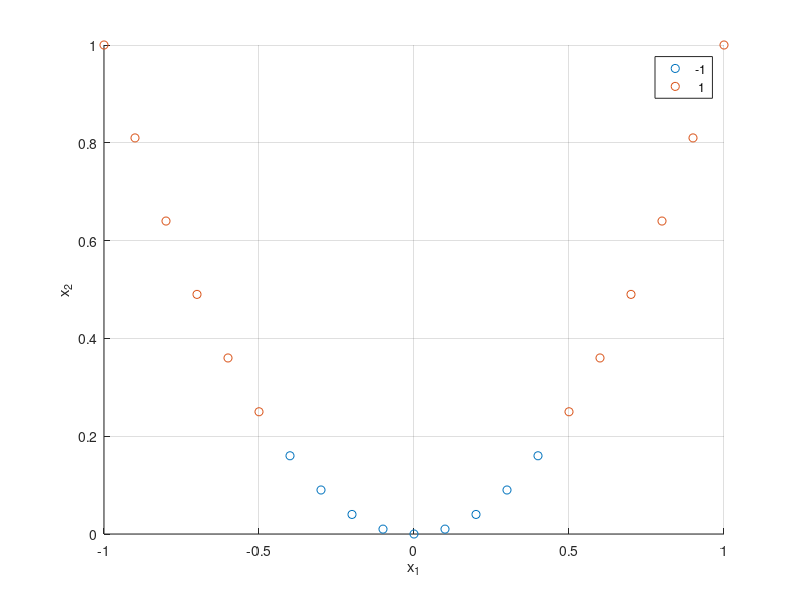
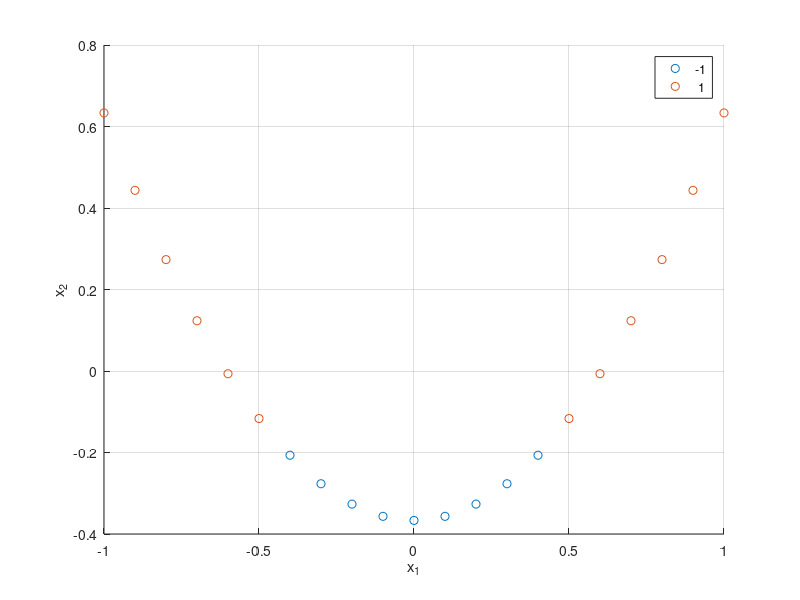
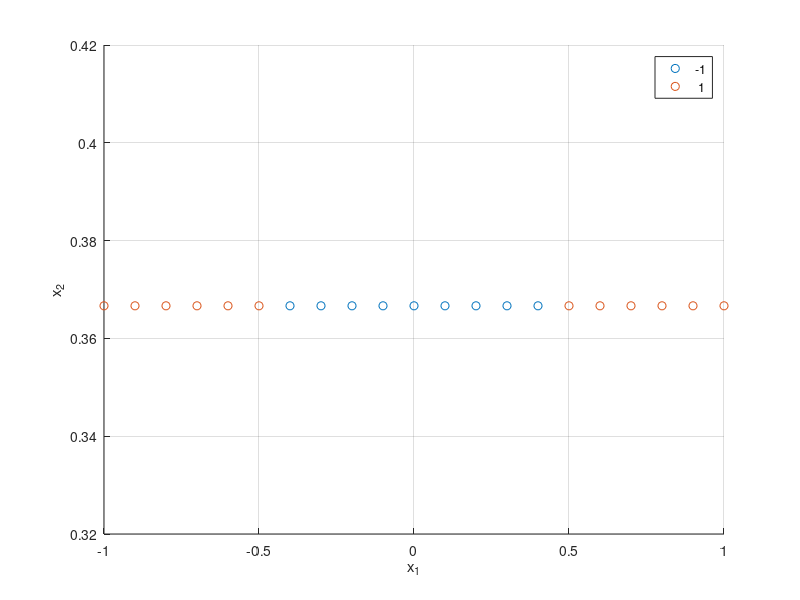

Write the MATLAB code that produced these figures, in order.
clear all
close all

x1=[-1:0.1:1];
x2=x1.^2;

X=[x1' x2'];
[m,d]=size(X);
y=ones(m,1);
y(abs(x1)<0.5)=-1;

figure
gscatter(x1,x2,y)
grid on
xlabel('x_1')
ylabel('x_2')

figure
gscatter(x1-mean(x1),x2-mean(x2),y)
grid on
xlabel('x_1')
ylabel('x_2')

C=(X-mean(X))'*(X-mean(X));
[V,D]=eig(C);
[~,idx_sort]=sort(diag(D),'descend');
hathatX=(V(:,idx_sort(1))*V(:,idx_sort(1))'*(X-mean(X))')'+mean(X);

figure
gscatter(hathatX(:,1),hathatX(:,2),y)
grid on
xlabel('x_1')
ylabel('x_2')
